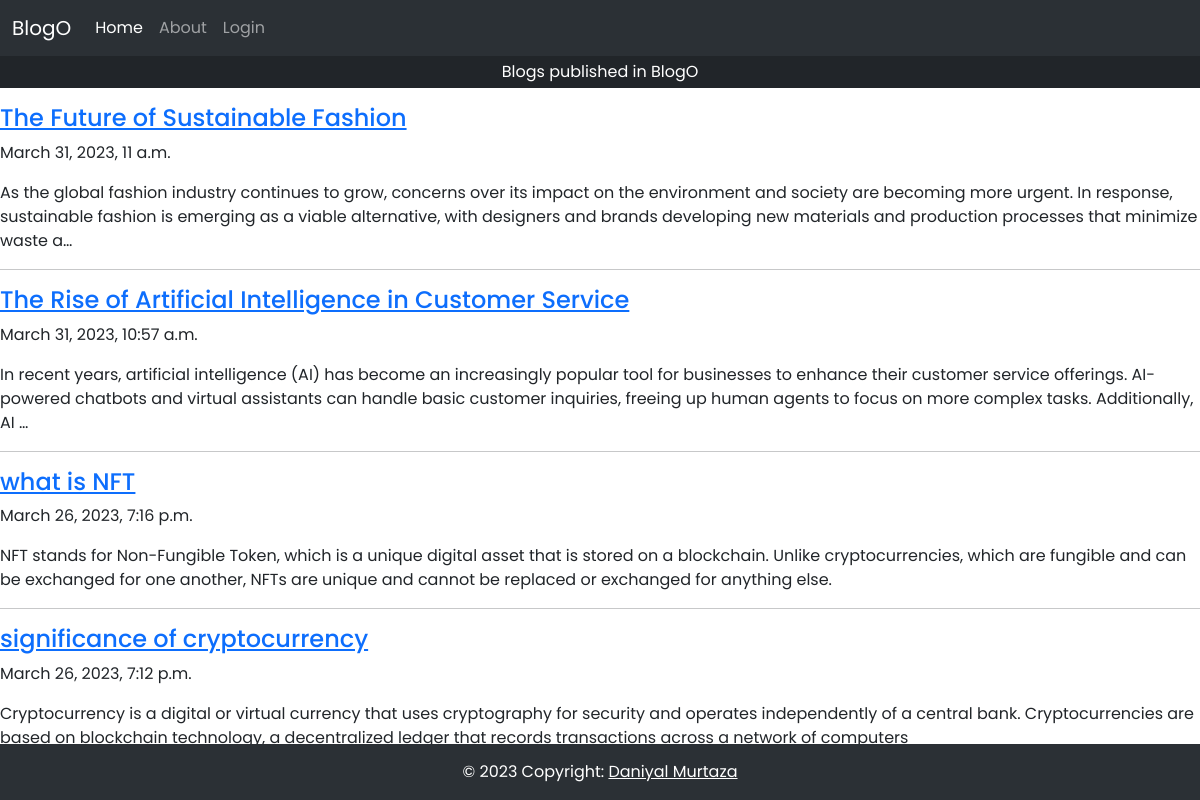
The page / on the database its author committed.
### blog/models.py (models this page shows, shortened)
class Blog(models.Model):
    title = models.CharField(max_length=200)
    tags = models.CharField(max_length=200)
    text = models.TextField()
    created_at = models.DateTimeField(auto_now_add=True)

### blog/views.py (the view)
# urls.py: path('', views.index, name='index'),
def index(request):
    blogs = Blog.objects.all().order_by('-created_at')
    query = request.GET.get('q')
    if query:
        blogs = blogs.filter(
            Q(title__icontains=query) | Q(tags__name__icontains=query)
        ).distinct()
    return render(request, 'blog/index.html', {'blogs': blogs})

### blog/templates/blog/index.html
{% extends 'base.html' %}
{% block content %}
<p class="text-bg-dark text-center p-1"> Blogs published in BlogO </p>
{% for blog in blogs %}
    <h4><a href="{% url 'blog_detail' blog.id %}">{{ blog.title }}</a></h4>
    <p>{{ blog.created_at }}</p>
    <p>{{ blog.text|truncatechars:300 }}</p>
    <hr>
{% endfor %}
{% endblock %}

### blog/templates/base.html (shortened to what this page needs)
<!DOCTYPE html>
<html>
<head>
    <link rel="stylesheet" href="https://cdn.jsdelivr.net/npm/bootstrap@5.3.0-alpha2/dist/css/bootstrap.min.css">
</head>
<body style="font-family: Poppins">
<nav class="navbar navbar-expand-lg bg-body-tertiary" data-bs-theme="dark" >
    <div class="container-fluid">
      <a class="navbar-brand" href="#">BlogO</a>
      <div class="collapse navbar-collapse" id="navbarSupportedContent">
        <ul class="navbar-nav me-auto mb-2 mb-lg-0">
          <li class="nav-item">
            <a class="nav-link active" aria-current="page" href="{% url 'index' %}">Home</a>
          </li>
          <li class="nav-item">
            <a class="nav-link" href="{% url 'about' %}">About</a>
          </li>
          {% if user.is_authenticated %}
          <li class="nav-item">
            <a class="nav-link" href="{% url 'blog_create' %}" style="color:gold">Create new post</a>
          </li>
          <li class="nav-item">
            <a class="nav-link" href="{% url 'logout' %}" >Logout</a>
          </li>
          {% else %}
          <li class="nav-item">
            <a class="nav-link" href="{% url 'login' %}">Login</a>
          </li>
        </ul>
      </div>
    </div>
  {% endif %}
</nav>
  {% block content %}
  {% endblock %}
  </body>
<footer class="text-center text-white fixed-bottom">
  <div class="container p-4"></div>
  <div class="text-center p-3" style="background-color: rgb(43, 48, 53);">
    © 2023 Copyright:
    <a class="text-white" href="https://github.com/Daniyal-Murtaza">Daniyal Murtaza</a>
  </div>
</footer>
</html>

### rows shown on the page
Blog: title "The Future of Sustainable Fashion", created_at "March 31, 2023, 11 a.m.", text "As the global fashion industry continues to grow, concerns over its impact on the environment and society are becoming more urgent. In response, sustainable fashion is emerging as a viable alternative, with designers and brands developing new materials and production processes that minimize waste a…"
Blog: title "The Rise of Artificial Intelligence in Customer Service", created_at "March 31, 2023, 10:57 a.m.", text "In recent years, artificial intelligence (AI) has become an increasingly popular tool for businesses to enhance their customer service offerings. AI-powered chatbots and virtual assistants can handle basic customer inquiries, freeing up human agents to focus on more complex tasks. Additionally, AI …"
Blog: title "what is NFT", created_at "March 26, 2023, 7:16 p.m.", text "NFT stands for Non-Fungible Token, which is a unique digital asset that is stored on a blockchain. Unlike cryptocurrencies, which are fungible and can be exchanged for one another, NFTs are unique and cannot be replaced or exchanged for anything else."
Blog: title "significance of cryptocurrency", created_at "March 26, 2023, 7:12 p.m.", text "Cryptocurrency is a digital or virtual currency that uses cryptography for security and operates independently of a central bank. Cryptocurrencies are based on blockchain technology, a decentralized ledger that records transactions across a network of computers"
